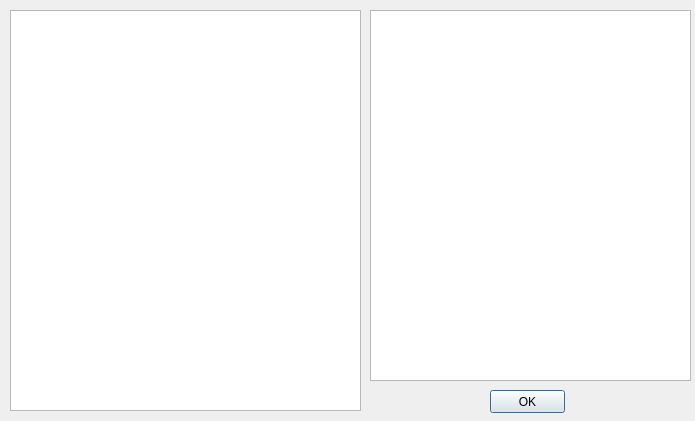
<?xml version="1.0" encoding="UTF-8"?>
<ui version="4.0">
 <class>SecDialog</class>
 <widget class="QDialog" name="SecDialog">
  <property name="geometry">
   <rect>
    <x>0</x>
    <y>0</y>
    <width>695</width>
    <height>421</height>
   </rect>
  </property>
  <property name="windowTitle">
   <string>Dialog</string>
  </property>
  <widget class="QTreeView" name="treeView">
   <property name="geometry">
    <rect>
     <x>10</x>
     <y>10</y>
     <width>351</width>
     <height>401</height>
    </rect>
   </property>
  </widget>
  <widget class="QListView" name="listView">
   <property name="geometry">
    <rect>
     <x>370</x>
     <y>10</y>
     <width>321</width>
     <height>371</height>
    </rect>
   </property>
  </widget>
  <widget class="QPushButton" name="ok_button">
   <property name="geometry">
    <rect>
     <x>490</x>
     <y>390</y>
     <width>75</width>
     <height>23</height>
    </rect>
   </property>
   <property name="text">
    <string>OK</string>
   </property>
  </widget>
 </widget>
 <resources/>
 <connections/>
</ui>
